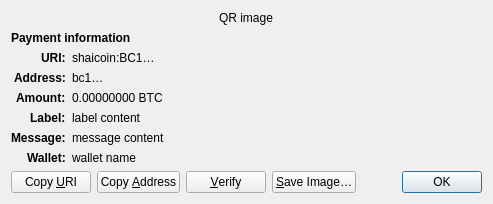
<?xml version="1.0" encoding="UTF-8"?>
<ui version="4.0">
 <class>ReceiveRequestDialog</class>
 <widget class="QDialog" name="ReceiveRequestDialog">
  <property name="geometry">
   <rect>
    <x>0</x>
    <y>0</y>
    <width>413</width>
    <height>229</height>
   </rect>
  </property>
  <property name="windowTitle">
   <string>Request payment to …</string>
  </property>
  <layout class="QGridLayout" name="gridLayout" columnstretch="0,1">
   <property name="sizeConstraint">
    <enum>QLayout::SetFixedSize</enum>
   </property>
   <item row="0" column="0" colspan="2" alignment="Qt::AlignHCenter">
    <widget class="QRImageWidget" name="qr_code">
     <property name="text">
      <string notr="true">QR image</string>
     </property>
     <property name="textInteractionFlags">
      <set>Qt::NoTextInteraction</set>
     </property>
    </widget>
   </item>
   <item row="1" column="0" colspan="2">
    <widget class="QLabel" name="payment_header">
     <property name="font">
      <font>
       <weight>75</weight>
       <bold>true</bold>
      </font>
     </property>
     <property name="text">
      <string>Payment information</string>
     </property>
     <property name="textInteractionFlags">
      <set>Qt::NoTextInteraction</set>
     </property>
    </widget>
   </item>
   <item row="2" column="0" alignment="Qt::AlignRight|Qt::AlignTop">
    <widget class="QLabel" name="uri_tag">
     <property name="font">
      <font>
       <weight>75</weight>
       <bold>true</bold>
      </font>
     </property>
     <property name="text">
      <string notr="true">URI:</string>
     </property>
     <property name="textFormat">
      <enum>Qt::PlainText</enum>
     </property>
     <property name="textInteractionFlags">
      <set>Qt::NoTextInteraction</set>
     </property>
    </widget>
   </item>
   <item row="2" column="1" alignment="Qt::AlignTop">
    <widget class="QLabel" name="uri_content">
     <property name="text">
      <string notr="true">shaicoin:BC1…</string>
     </property>
     <property name="textFormat">
      <enum>Qt::RichText</enum>
     </property>
     <property name="wordWrap">
      <bool>true</bool>
     </property>
     <property name="textInteractionFlags">
      <set>Qt::TextSelectableByMouse</set>
     </property>
    </widget>
   </item>
   <item row="3" column="0" alignment="Qt::AlignRight|Qt::AlignTop">
    <widget class="QLabel" name="address_tag">
     <property name="font">
      <font>
       <weight>75</weight>
       <bold>true</bold>
      </font>
     </property>
     <property name="text">
      <string>Address:</string>
     </property>
     <property name="textInteractionFlags">
      <set>Qt::NoTextInteraction</set>
     </property>
    </widget>
   </item>
   <item row="3" column="1" alignment="Qt::AlignTop">
    <widget class="QLabel" name="address_content">
     <property name="text">
      <string notr="true">bc1…</string>
     </property>
     <property name="textFormat">
      <enum>Qt::PlainText</enum>
     </property>
     <property name="textInteractionFlags">
      <set>Qt::TextSelectableByMouse</set>
     </property>
    </widget>
   </item>
   <item row="4" column="0" alignment="Qt::AlignRight|Qt::AlignTop">
    <widget class="QLabel" name="amount_tag">
     <property name="font">
      <font>
       <weight>75</weight>
       <bold>true</bold>
      </font>
     </property>
     <property name="text">
      <string>Amount:</string>
     </property>
     <property name="textInteractionFlags">
      <set>Qt::NoTextInteraction</set>
     </property>
    </widget>
   </item>
   <item row="4" column="1" alignment="Qt::AlignTop">
    <widget class="QLabel" name="amount_content">
     <property name="text">
      <string notr="true">0.00000000 BTC</string>
     </property>
     <property name="textFormat">
      <enum>Qt::PlainText</enum>
     </property>
     <property name="textInteractionFlags">
      <set>Qt::TextSelectableByMouse</set>
     </property>
    </widget>
   </item>
   <item row="5" column="0" alignment="Qt::AlignRight|Qt::AlignTop">
    <widget class="QLabel" name="label_tag">
     <property name="font">
      <font>
       <weight>75</weight>
       <bold>true</bold>
      </font>
     </property>
     <property name="text">
      <string>Label:</string>
     </property>
     <property name="textInteractionFlags">
      <set>Qt::NoTextInteraction</set>
     </property>
    </widget>
   </item>
   <item row="5" column="1" alignment="Qt::AlignTop">
    <widget class="QLabel" name="label_content">
     <property name="text">
      <string notr="true">label content</string>
     </property>
     <property name="textFormat">
      <enum>Qt::PlainText</enum>
     </property>
     <property name="wordWrap">
      <bool>true</bool>
     </property>
     <property name="textInteractionFlags">
      <set>Qt::TextSelectableByMouse</set>
     </property>
    </widget>
   </item>
   <item row="6" column="0" alignment="Qt::AlignRight|Qt::AlignTop">
    <widget class="QLabel" name="message_tag">
     <property name="font">
      <font>
       <weight>75</weight>
       <bold>true</bold>
      </font>
     </property>
     <property name="text">
      <string>Message:</string>
     </property>
     <property name="textInteractionFlags">
      <set>Qt::NoTextInteraction</set>
     </property>
    </widget>
   </item>
   <item row="6" column="1" alignment="Qt::AlignTop">
    <widget class="QLabel" name="message_content">
     <property name="text">
      <string notr="true">message content</string>
     </property>
     <property name="textFormat">
      <enum>Qt::PlainText</enum>
     </property>
     <property name="wordWrap">
      <bool>true</bool>
     </property>
     <property name="textInteractionFlags">
      <set>Qt::TextSelectableByMouse</set>
     </property>
    </widget>
   </item>
   <item row="7" column="0" alignment="Qt::AlignRight|Qt::AlignTop">
    <widget class="QLabel" name="wallet_tag">
     <property name="font">
      <font>
       <weight>75</weight>
       <bold>true</bold>
      </font>
     </property>
     <property name="text">
      <string>Wallet:</string>
     </property>
     <property name="textInteractionFlags">
      <set>Qt::NoTextInteraction</set>
     </property>
    </widget>
   </item>
   <item row="7" column="1" alignment="Qt::AlignTop">
    <widget class="QLabel" name="wallet_content">
     <property name="text">
      <string notr="true">wallet name</string>
     </property>
     <property name="textFormat">
      <enum>Qt::PlainText</enum>
     </property>
     <property name="wordWrap">
      <bool>true</bool>
     </property>
     <property name="textInteractionFlags">
      <set>Qt::TextSelectableByMouse</set>
     </property>
    </widget>
   </item>
   <item row="8" column="0" colspan="2">
    <layout class="QHBoxLayout" name="horizontalLayout">
     <item>
      <widget class="QPushButton" name="btnCopyURI">
       <property name="text">
        <string>Copy &amp;URI</string>
       </property>
       <property name="autoDefault">
        <bool>false</bool>
       </property>
      </widget>
     </item>
     <item>
      <widget class="QPushButton" name="btnCopyAddress">
       <property name="text">
        <string>Copy &amp;Address</string>
       </property>
       <property name="autoDefault">
        <bool>false</bool>
       </property>
      </widget>
     </item>
     <item>
      <widget class="QPushButton" name="btnVerify">
       <property name="text">
        <string>&amp;Verify</string>
       </property>
       <property name="toolTip">
        <string>Verify this address on e.g. a hardware wallet screen</string>
       </property>
       <property name="autoDefault">
        <bool>false</bool>
       </property>
      </widget>
     </item>
     <item>
      <widget class="QPushButton" name="btnSaveAs">
       <property name="text">
        <string>&amp;Save Image…</string>
       </property>
       <property name="autoDefault">
        <bool>false</bool>
       </property>
      </widget>
     </item>
     <item>
      <spacer name="horizontalSpacer_2">
       <property name="orientation">
        <enum>Qt::Horizontal</enum>
       </property>
       <property name="sizeHint" stdset="0">
        <size>
         <width>40</width>
         <height>20</height>
        </size>
       </property>
      </spacer>
     </item>
     <item>
      <widget class="QDialogButtonBox" name="buttonBox">
       <property name="focusPolicy">
        <enum>Qt::StrongFocus</enum>
       </property>
       <property name="standardButtons">
        <set>QDialogButtonBox::Ok</set>
       </property>
      </widget>
     </item>
    </layout>
   </item>
  </layout>
 </widget>
 <customwidgets>
  <customwidget>
   <class>QRImageWidget</class>
   <extends>QLabel</extends>
   <header>qt/qrimagewidget.h</header>
  </customwidget>
 </customwidgets>
 <tabstops>
  <tabstop>buttonBox</tabstop>
  <tabstop>btnCopyURI</tabstop>
  <tabstop>btnCopyAddress</tabstop>
  <tabstop>btnSaveAs</tabstop>
 </tabstops>
 <resources/>
 <connections>
  <connection>
   <sender>buttonBox</sender>
   <signal>accepted()</signal>
   <receiver>ReceiveRequestDialog</receiver>
   <slot>accept()</slot>
   <hints>
    <hint type="sourcelabel">
     <x>135</x>
     <y>230</y>
    </hint>
    <hint type="destinationlabel">
     <x>135</x>
     <y>126</y>
    </hint>
   </hints>
  </connection>
 </connections>
</ui>
